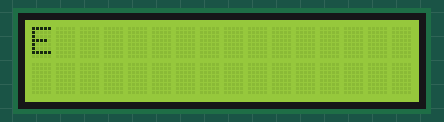
Simulated run of this sketch. Board: Arduino Uno, built with avr-gcc and run on an emulated ATmega328P. On the bench: 16×2 character LCD.

Above: at 0.18 s.
At 2.69 s:
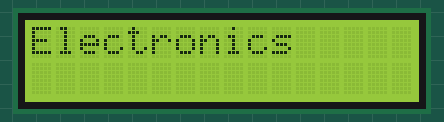
At 5.4 s:
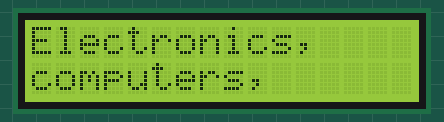
At 5.9 s:
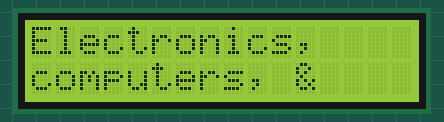
At 6.9 s:
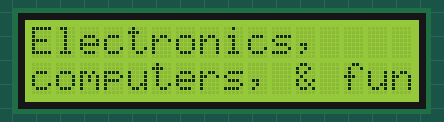
At 7.6 s:
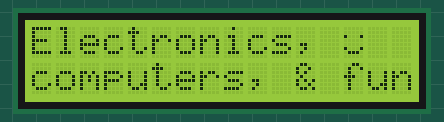

Measured:
- what the display in image 2 shows lasts 0.5 s, from 5.3 s to 5.8 s
- what the display in image 4 shows lasts 0.8 s, from 6.8 s to 7.6 s

The sketch:

vlog_title_Scroll_no_comments.ino
```cpp
/*
  The circuit:
 * LCD RS pin to digital pin 12
 * LCD Enable pin to digital pin 11
 * LCD D4 pin to digital pin 5
 * LCD D5 pin to digital pin 4
 * LCD D6 pin to digital pin 3
 * LCD D7 pin to digital pin 2
 * LCD R/W pin to ground
 * 10K resistor:
 * ends to +5V and ground
 * wiper to LCD VO pin (pin 3)
*/
#include <LiquidCrystal.h>

LiquidCrystal lcd(11, 12, 2, 3, 4, 5);

//          0123456789012345
char a[] = "Electronics,";
char b[] = "computers, & fun";

unsigned long lastMillis = 0;

const int dl = 250;

byte smileyA[8] = {
  0b00000,
  0b00000,
  0b10001,
  0b00000,
  0b00000,
  0b10001,
  0b01110,
  0b00000
};

byte smileyB[8] = {
  0b00000,
  0b00110,
  0b00110,
  0b00000,
  0b00000,
  0b00011,
  0b11110,
  0b11000
};

void setup()
{
  lcd.begin(16, 2);
  //         0123456789012345
  lcd.createChar(1, smileyA);
  lcd.createChar(2, smileyB);
}

void loop()
{
  unsigned long curMillis = millis();

  lcd.setCursor(0, 0);
  for (int i = 0; i < strlen(a); i++)
  {
    lcd.print(a[i]);
    delay(dl);
  }
  lcd.setCursor(0, 1);
  for (int i = 0; i < strlen(b); i++)
  {
    lcd.print(b[i]);
    delay(dl);
  }
  delay(dl+dl);
  lcd.setCursor(13, 0);
  lcd.write((byte) 1);
}
```
